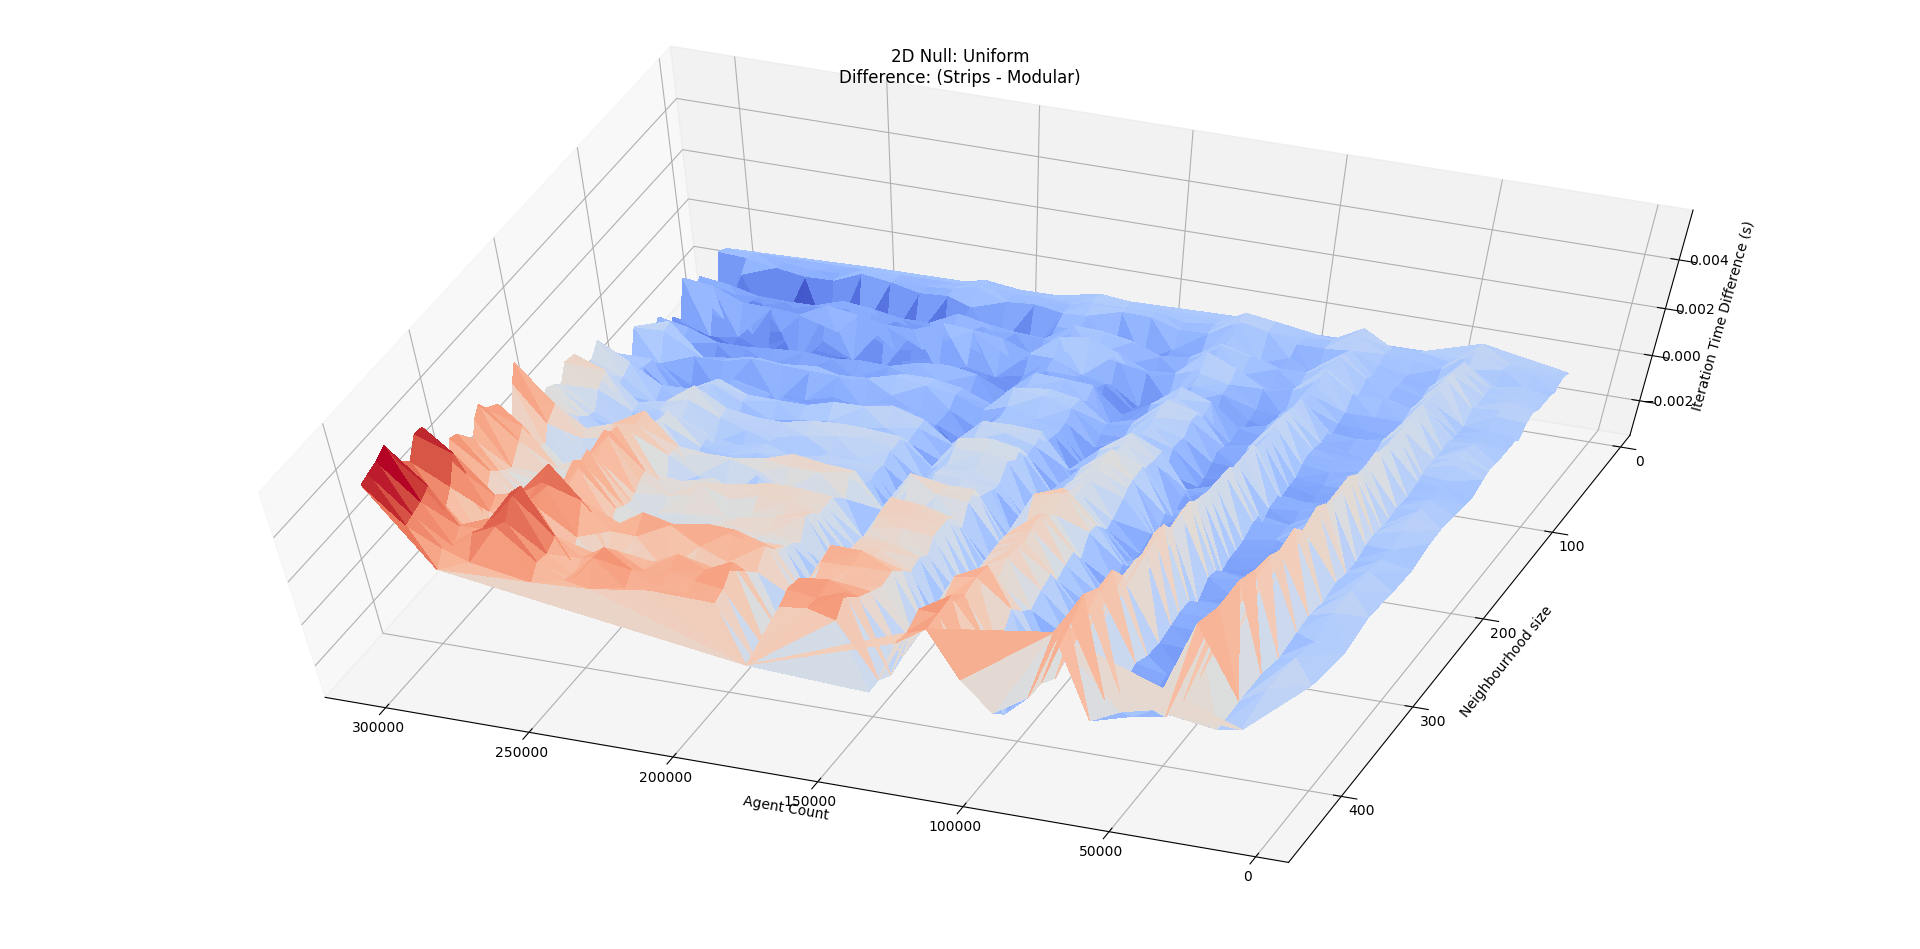

Python code for this plot:
import numpy as np
from mpl_toolkits.mplot3d import Axes3D
import matplotlib.pyplot as plt
from matplotlib import cm

def plot3D(axis, xData, yData, zData, col, symbol):
    # Plot the surface.
    surf = axis.plot_trisurf(xData, yData, zData, cmap=cm.coolwarm, linewidth=1, shade=False, antialiased=False)    
    #axis.scatter(xData, yData, zData, c=col, marker=symbol)
    
co = 5;#5: overall step time, #6: kernel time, #7: rebuild/texture time
fig = plt.figure()
ax = fig.gca(projection='3d')
plt.title('2D Null: Uniform\nDifference: (Strips - Modular)')
ax.set_xlabel('Agent Count')
ax.set_ylabel('Neighbourhood size')
if co==5:
    ax.set_zlabel('Iteration Time Difference (s)')
elif co==6:
    ax.set_zlabel('Model Kernel Time Difference (s)')
elif co==7:
    ax.set_zlabel('PBM Rebuild Time Difference (s)')
else:
    ax.set_zlabel('Unexpected column')
d1, s1, m1,agentCount, neighbours = np.loadtxt(
    'collated1512815749.csv',
     dtype=[('Default','float'), ('Strips','float'), ('Modular','float'), ('agentCount','int'), ('neighbourAvg','float')],
     skiprows=3,
     delimiter=',',
     usecols=(co, co+(1*9), co+(2*9), (3*9)+0, (3*9)+3),
     unpack=True
 );
diff = list(map((lambda x: x[0]-x[1]), zip(s1, m1)));
#Plot data
#Default
#plot3D(ax, agentCount, neighbours, d1, 'r', '*');
#Strips
#plot3D(ax, agentCount, neighbours, m1, 'b', 'o');
#Modular
#plot3D(ax, agentCount, neighbours, s1, 'g', '^');
#Difference
#Modular
plot3D(ax, agentCount, neighbours, diff, 'c', '^');

#select right corner for legend
#locPos = 1 if d1[0]>d1[-1] else 2;
#plt.legend(loc=locPos,numpoints=1);
#Show plot
plt.show();
